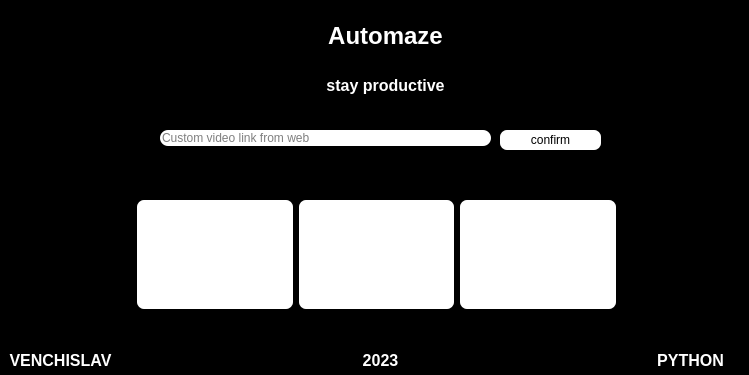
<?xml version="1.0" encoding="UTF-8"?>
<ui version="4.0">
 <class>MainWindow</class>
 <widget class="QMainWindow" name="MainWindow">
  <property name="geometry">
   <rect>
    <x>0</x>
    <y>0</y>
    <width>749</width>
    <height>375</height>
   </rect>
  </property>
  <property name="minimumSize">
   <size>
    <width>749</width>
    <height>375</height>
   </size>
  </property>
  <property name="maximumSize">
   <size>
    <width>749</width>
    <height>375</height>
   </size>
  </property>
  <property name="windowTitle">
   <string>Automaze</string>
  </property>
  <property name="styleSheet">
   <string notr="true">QWidget{
	color: white;
	background-color: black;
}

QPushButton{
	background-color: white;
	border-radius: 7px;
}

QPushButton:hover{
	background-color: white;
	border-radius: 14px;
}

QLineEdit{
	border-radius: 8px;
	background-color: white;
	color: black;
}</string>
  </property>
  <widget class="QWidget" name="centralwidget">
   <widget class="QWidget" name="horizontalLayoutWidget">
    <property name="geometry">
     <rect>
      <x>140</x>
      <y>150</y>
      <width>481</width>
      <height>111</height>
     </rect>
    </property>
    <layout class="QHBoxLayout" name="horizontalLayout"/>
   </widget>
   <widget class="QLabel" name="label">
    <property name="geometry">
     <rect>
      <x>270</x>
      <y>0</y>
      <width>231</width>
      <height>71</height>
     </rect>
    </property>
    <property name="font">
     <font>
      <pointsize>18</pointsize>
      <weight>75</weight>
      <bold>true</bold>
     </font>
    </property>
    <property name="text">
     <string>Automaze</string>
    </property>
    <property name="alignment">
     <set>Qt::AlignCenter</set>
    </property>
   </widget>
   <widget class="QLabel" name="label_2">
    <property name="geometry">
     <rect>
      <x>190</x>
      <y>50</y>
      <width>391</width>
      <height>71</height>
     </rect>
    </property>
    <property name="font">
     <font>
      <pointsize>12</pointsize>
      <weight>75</weight>
      <bold>true</bold>
     </font>
    </property>
    <property name="text">
     <string>stay productive</string>
    </property>
    <property name="alignment">
     <set>Qt::AlignCenter</set>
    </property>
   </widget>
   <widget class="QLabel" name="label_3">
    <property name="geometry">
     <rect>
      <x>0</x>
      <y>350</y>
      <width>121</width>
      <height>21</height>
     </rect>
    </property>
    <property name="font">
     <font>
      <pointsize>12</pointsize>
      <weight>75</weight>
      <bold>true</bold>
     </font>
    </property>
    <property name="text">
     <string>VENCHISLAV</string>
    </property>
    <property name="alignment">
     <set>Qt::AlignCenter</set>
    </property>
   </widget>
   <widget class="QLabel" name="label_4">
    <property name="geometry">
     <rect>
      <x>320</x>
      <y>350</y>
      <width>121</width>
      <height>21</height>
     </rect>
    </property>
    <property name="font">
     <font>
      <pointsize>12</pointsize>
      <weight>75</weight>
      <bold>true</bold>
     </font>
    </property>
    <property name="text">
     <string>2023</string>
    </property>
    <property name="alignment">
     <set>Qt::AlignCenter</set>
    </property>
   </widget>
   <widget class="QLabel" name="label_5">
    <property name="geometry">
     <rect>
      <x>630</x>
      <y>350</y>
      <width>121</width>
      <height>21</height>
     </rect>
    </property>
    <property name="font">
     <font>
      <pointsize>12</pointsize>
      <weight>75</weight>
      <bold>true</bold>
     </font>
    </property>
    <property name="text">
     <string>PYTHON</string>
    </property>
    <property name="alignment">
     <set>Qt::AlignCenter</set>
    </property>
   </widget>
   <widget class="QPushButton" name="games">
    <property name="geometry">
     <rect>
      <x>460</x>
      <y>200</y>
      <width>156</width>
      <height>109</height>
     </rect>
    </property>
    <property name="sizePolicy">
     <sizepolicy hsizetype="Minimum" vsizetype="Expanding">
      <horstretch>0</horstretch>
      <verstretch>0</verstretch>
     </sizepolicy>
    </property>
    <property name="cursor">
     <cursorShape>PointingHandCursor</cursorShape>
    </property>
    <property name="text">
     <string/>
    </property>
    <property name="icon">
     <iconset resource="files.qrc">
      <normaloff>:/icons/steam_220789.png</normaloff>:/icons/steam_220789.png</iconset>
    </property>
    <property name="iconSize">
     <size>
      <width>64</width>
      <height>64</height>
     </size>
    </property>
   </widget>
   <widget class="QPushButton" name="code">
    <property name="geometry">
     <rect>
      <x>137</x>
      <y>200</y>
      <width>156</width>
      <height>109</height>
     </rect>
    </property>
    <property name="sizePolicy">
     <sizepolicy hsizetype="Minimum" vsizetype="Expanding">
      <horstretch>0</horstretch>
      <verstretch>0</verstretch>
     </sizepolicy>
    </property>
    <property name="cursor">
     <cursorShape>PointingHandCursor</cursorShape>
    </property>
    <property name="text">
     <string/>
    </property>
    <property name="icon">
     <iconset resource="files.qrc">
      <normaloff>:/icons/web-programming_1336593.png</normaloff>:/icons/web-programming_1336593.png</iconset>
    </property>
    <property name="iconSize">
     <size>
      <width>64</width>
      <height>64</height>
     </size>
    </property>
   </widget>
   <widget class="QPushButton" name="browse">
    <property name="geometry">
     <rect>
      <x>299</x>
      <y>200</y>
      <width>155</width>
      <height>109</height>
     </rect>
    </property>
    <property name="sizePolicy">
     <sizepolicy hsizetype="Minimum" vsizetype="Expanding">
      <horstretch>0</horstretch>
      <verstretch>0</verstretch>
     </sizepolicy>
    </property>
    <property name="cursor">
     <cursorShape>PointingHandCursor</cursorShape>
    </property>
    <property name="text">
     <string/>
    </property>
    <property name="icon">
     <iconset resource="files.qrc">
      <normaloff>:/icons/internet_2985047.png</normaloff>:/icons/internet_2985047.png</iconset>
    </property>
    <property name="iconSize">
     <size>
      <width>64</width>
      <height>64</height>
     </size>
    </property>
   </widget>
   <widget class="QLineEdit" name="lineEdit">
    <property name="geometry">
     <rect>
      <x>160</x>
      <y>130</y>
      <width>331</width>
      <height>16</height>
     </rect>
    </property>
    <property name="placeholderText">
     <string>Custom video link from web</string>
    </property>
   </widget>
   <widget class="QPushButton" name="pushButton">
    <property name="geometry">
     <rect>
      <x>500</x>
      <y>130</y>
      <width>101</width>
      <height>20</height>
     </rect>
    </property>
    <property name="styleSheet">
     <string notr="true">QPushButton{
	color: black;
}</string>
    </property>
    <property name="text">
     <string>confirm</string>
    </property>
   </widget>
  </widget>
 </widget>
 <resources>
  <include location="files.qrc"/>
 </resources>
 <connections/>
</ui>
